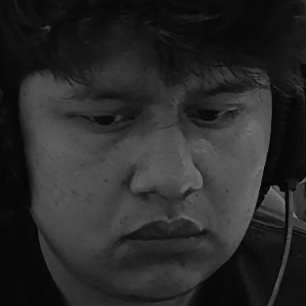
#> input picture dataset/cesar/rostro_1.jpg, 306 x 306 px; its folder holds only this picture in this run
$ python entrenar_modelo.py
#> lines starting #> are read from the running program, lines starting #| are printed output that depends on the picture
import cv2
import numpy as np
import os

ruta_dataset = 'dataset'            # Carpeta con subcarpetas de usuarios y sus fotos
ruta_modelo = 'modelo_reconocimiento.xml'  # Archivo donde se guardará el modelo entrenado

# Crear el reconocedor LBPH (asegúrate de tener opencv-contrib-python instalado)
reconocedor = cv2.face.LBPHFaceRecognizer_create()

# Cargar clasificador Haar para detección de rostros
detector_rostro = cv2.CascadeClassifier(cv2.data.haarcascades + 'haarcascade_frontalface_default.xml')

imagenes_entrenamiento = []
ids_usuarios = []
nombres = []
id_actual = 0

for carpeta_usuario in os.listdir(ruta_dataset):
    ruta_usuario = os.path.join(ruta_dataset, carpeta_usuario)

    if not os.path.isdir(ruta_usuario):
        continue

    print(f"[INFO] Procesando usuario: {carpeta_usuario}")
    nombres.append(carpeta_usuario)

    for archivo in os.listdir(ruta_usuario):
        ruta_imagen = os.path.join(ruta_usuario, archivo)
        imagen_color = cv2.imread(ruta_imagen)
#> imagen_color is the input picture: shape (306, 306, 3); min 0, max 132, mean 41.5

        if imagen_color is None:
            print(f"[WARN] No se pudo leer la imagen: {ruta_imagen}")
            continue

        # Convertir a escala de grises
        imagen_gris = cv2.cvtColor(imagen_color, cv2.COLOR_BGR2GRAY)

        # Detectar rostros en la imagen
        rostros = detector_rostro.detectMultiScale(imagen_gris, scaleFactor=1.1, minNeighbors=5)
#> rostros = [[22, 21, 272, 272]]
        print(f"    Imagen: {archivo} - Rostros detectados: {len(rostros)}")
#|     Imagen: rostro_1.jpg - Rostros detectados: 1

        for (x, y, w, h) in rostros:
            rostro_recortado = imagen_gris[y:y+h, x:x+w]
            imagenes_entrenamiento.append(rostro_recortado)
            ids_usuarios.append(id_actual)
#> this loop made 1 pass
#> pass 1, `rostro_recortado = imagen_gris[y:y+h, x:x+w]`:
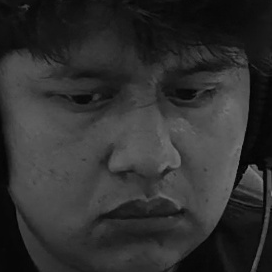
#> rostro_recortado: shape (272, 272); min 0, max 131, mean 47.9
#> after the loop, ids_usuarios = [0]; imagenes_entrenamiento = 1 item

    id_actual += 1
#> pass 2 of the loop `for carpeta_usuario in os.listdir(ruta_dataset):`:
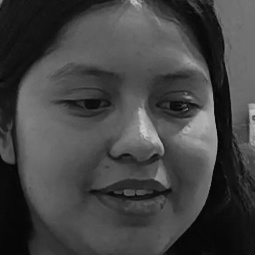
#> input picture dataset/scarlett/rostro_1.jpg, 255 x 255 px
#> imagen_color is the input picture: shape (255, 255, 3); min 0, max 210, mean 67.2
#> imagen_gris: shape (255, 255)
#> rostros = [[20, 19, 220, 220]]
#|     Imagen: rostro_1.jpg - Rostros detectados: 1
#> the loop `for (x, y, w, h) in rostros:` made 1 pass
#> pass 1, `rostro_recortado = imagen_gris[y:y+h, x:x+w]`:
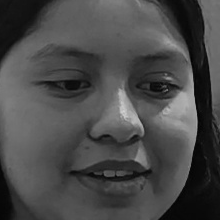
#> rostro_recortado: shape (220, 220); min 0, max 210, mean 73.2
#> after the loop `for (x, y, w, h) in rostros:`: ids_usuarios = [0, 1]; imagenes_entrenamiento = 2 items

if len(imagenes_entrenamiento) == 0:
    print("[ERROR] No se detectaron rostros para entrenar. Revisa el dataset.")
    exit(1)

print("[INFO] Entrenando el modelo...")
reconocedor.train(imagenes_entrenamiento, np.array(ids_usuarios))
reconocedor.save(ruta_modelo)

# Guardar los nombres de los usuarios en un archivo para usar luego en el reconocimiento
with open('nombres_usuarios.txt', 'w') as f:
    for nombre in nombres:
        f.write(nombre + '\n')

print("[INFO] Modelo entrenado y guardado en 'modelo_reconocimiento.xml'")
